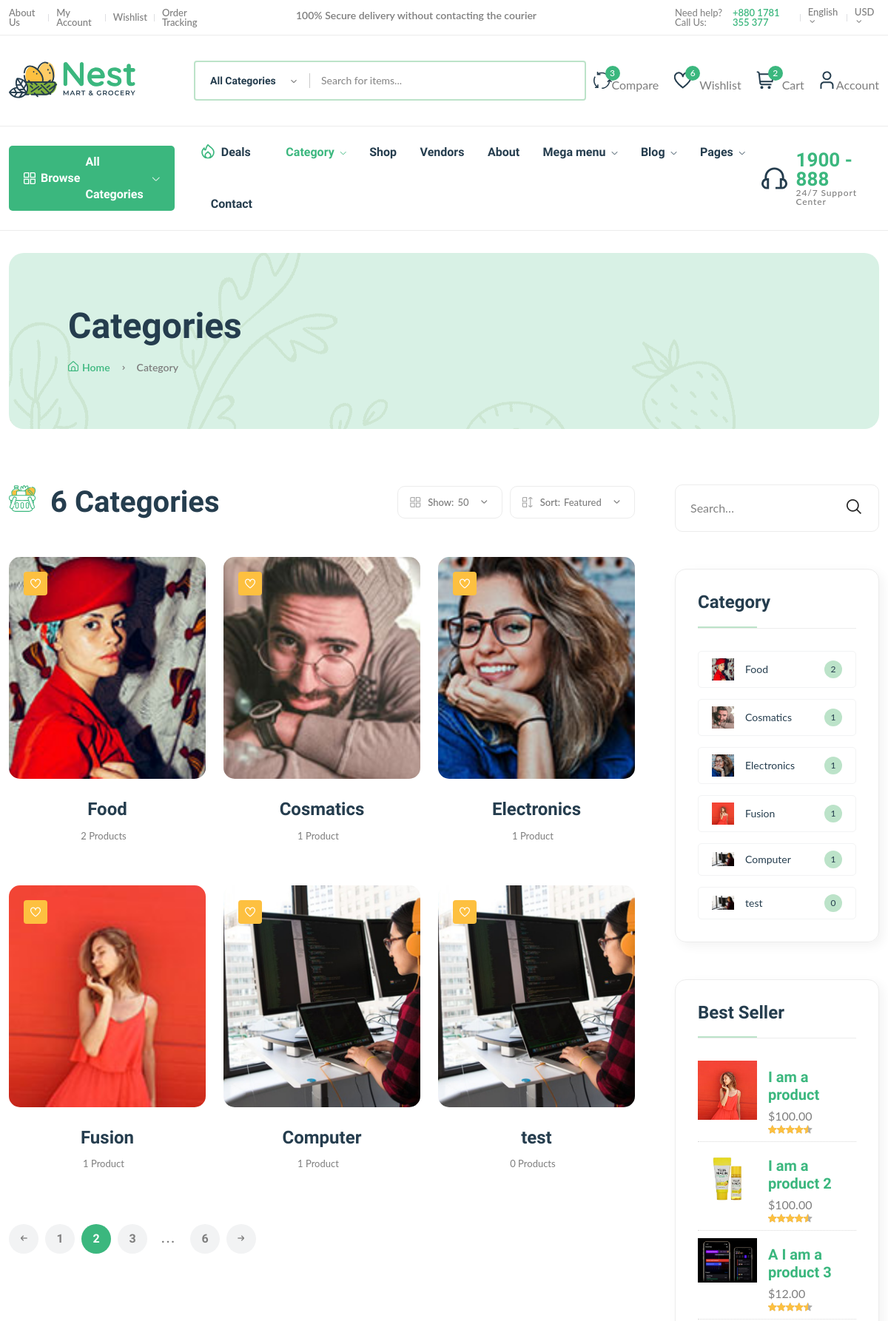
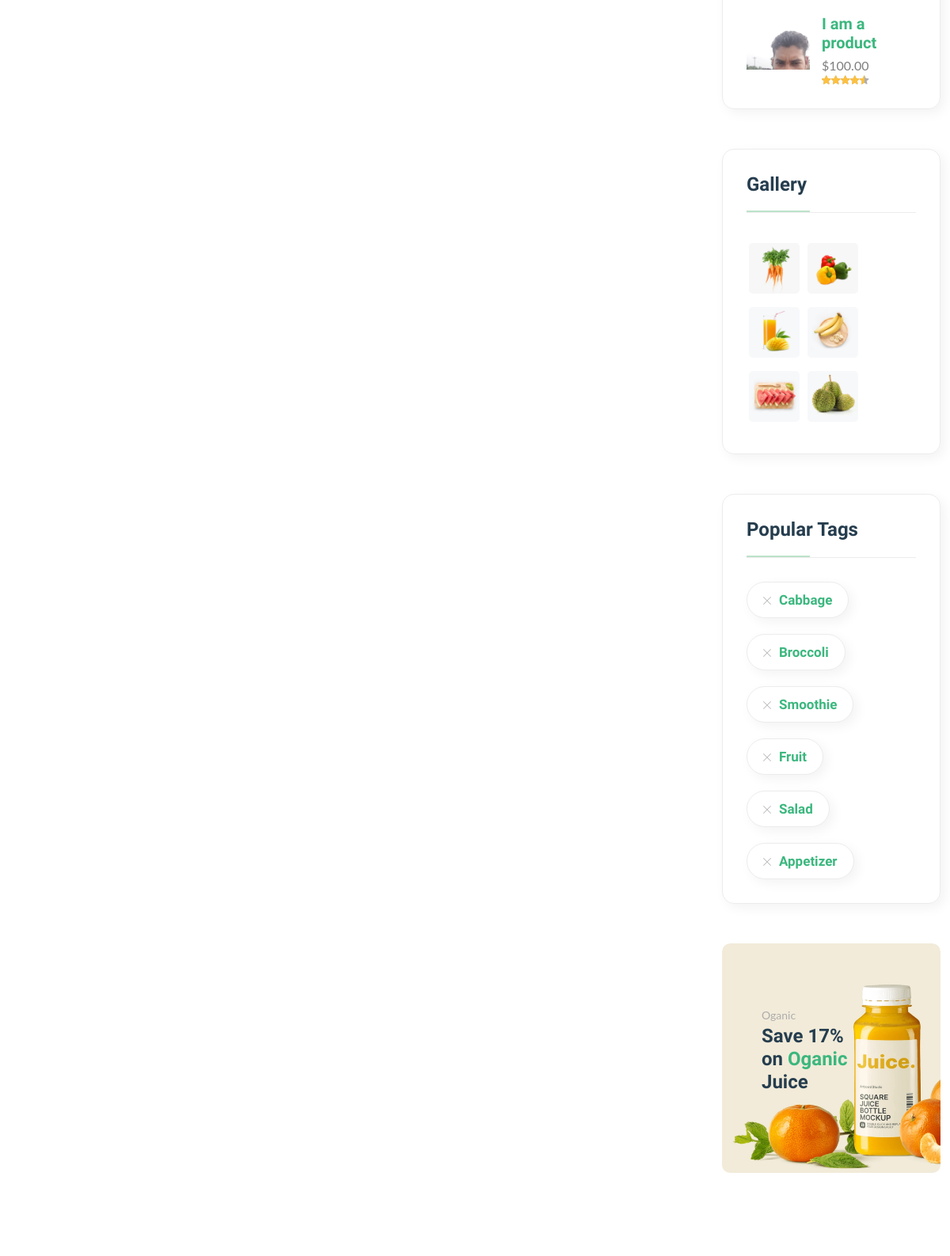
The page /categories (upper part) on the database its author committed (2 pictures, top to bottom).
### core/models.py (models this page shows, shortened)
class Category(models.Model):
    cid = ShortUUIDField(unique=True, length=10, max_length=20, prefix='cat', alphabet='abcdefghijklmnop1234567890')#catabc123d45e
    title = models.CharField(max_length=100)
    image = models.ImageField(upload_to='category')
    class Meta:
        verbose_name = 'Category'
        verbose_name_plural = 'Categories'

class Product(models.Model):
    pid = ShortUUIDField(unique=True, length=10, max_length=20, prefix='prd', alphabet='abcdefghijklmnop1234567890')
    user = models.ForeignKey(User, on_delete=models.SET_NULL, null=True)
    vendor = models.ForeignKey(Vendor, on_delete=models.SET_NULL, null=True, related_name='vendor')
    category = models.ForeignKey(Category, on_delete=models.SET_NULL, null=True, related_name='category')
    title = models.CharField(max_length=100, default = 'I am a product')
    image = models.ImageField(upload_to=user_directory_path, default='product.jpg')
    description = RichTextUploadingField(null=True, blank=True, default='I am an ammezing product')
    price = models.DecimalField(max_digits=9999, decimal_places=2, default=100)
    old_price = models.DecimalField(max_digits=9999, decimal_places=2, default=120)
    tags = TaggableManager(blank=True)
    spacifications = RichTextUploadingField(null=True, blank=True)
    type = models.CharField(max_length=100, default = 'Organic')
    stock_count = models.CharField(max_length=100, default = '10')
    life = models.CharField(max_length=100, default = '100 Days')
    mfd = models.DateTimeField(auto_now_add=False, null=True, blank=True)
    product_status = models.CharField(choices=STATUS, max_length=20, default="in-review")
    status = models.BooleanField(default=True)
    in_stock = models.BooleanField(default=True)
    fetured = models.BooleanField(default=False)
    digital = models.BooleanField(default=False)
    sku = ShortUUIDField(unique=True, length=5, max_length=10, prefix='sku', alphabet='1234567890')
    date = models.DateTimeField(auto_now_add=True)
    updated = models.DateTimeField(null=True, blank=True)
    class Meta:
        verbose_name = 'Product'
        verbose_name_plural = 'Products'

### core/views.py (the view)
# urls.py: path('categories', category_list_view, name='category-list'),
def category_list_view(request):
    categories = Category.objects.all()
    products = Product.objects.filter(product_status= 'published', status=True)[:4]
    context = {
        "categories":categories,
        'products': products,
    }
    return render(request, 'core/category-list.html', context)

### core/context_processors.py (called while the page is built)
def default(request):
    categories = Category.objects.all()
    cat1 = Category.objects.all()[::2]
    cat2 = Category.objects.all()[1::2]
    return {
        'categories': categories,
        'cat1': cat1,
        'cat2': cat2,
    }

### templates/core/category-list.html (shortened to what this page needs)
{% extends 'core/partial/base.html' %}
{% load static %}
{% block content %}
    <main class="main">
        <div class="page-header mt-30 mb-75">
            <div class="container">
                <div class="archive-header">
                    <div class="row align-items-center">
                        <div class="col-xl-3">
                            <h1 class="mb-15">Categories</h1>
                            <div class="breadcrumb">
                                <a href="index.html" rel="nofollow"><i class="fi-rs-home mr-5"></i>Home</a>
                                <span></span> Category
                            </div>
                        </div>
                    </div>
                </div>
            </div>
        </div>
        <div class="page-content mb-50">
            <div class="container">
                <div class="row">
                    <div class="col-lg-9">
                        <div class="shop-product-fillter mb-50 pr-30">
                            <div class="totall-product">
                                <h2>
                                    <img class="w-36px mr-10" src="{% static 'assets/imgs/theme/icons/category-1.svg' %}" alt="" />
                                    {{categories.count}} Categories
                                </h2>
                            </div>
                            <div class="sort-by-product-area">
                                <div class="sort-by-cover mr-10">
                                    <div class="sort-by-product-wrap">
                                        <div class="sort-by">
                                            <span><i class="fi-rs-apps"></i>Show:</span>
                                        </div>
                                        <div class="sort-by-dropdown-wrap">
                                            <span> 50 <i class="fi-rs-angle-small-down"></i></span>
                                        </div>
                                    </div>
                                </div>
                                <div class="sort-by-cover">
                                    <div class="sort-by-product-wrap">
                                        <div class="sort-by">
                                            <span><i class="fi-rs-apps-sort"></i>Sort:</span>
                                        </div>
                                        <div class="sort-by-dropdown-wrap">
                                            <span>Featured <i class="fi-rs-angle-small-down"></i></span>
                                        </div>
                                    </div>
                                </div>
                            </div>
                        </div>
                        <div class="loop-grid pr-30">
                            <div class="row">
                                {% for category in categories %}
                                <article class="col-xl-4 col-lg-6 col-md-6 text-center hover-up mb-30 animated">
                                    <div class="post-thumb">
                                        <a href="{% url 'core:product-list-cat-wise' category.cid %}">
                                            <img class="border-radius-15" src="{{ category.image.url }}" alt="" />
                                        </a>
                                        <div class="entry-meta">
                                            <a class="entry-meta meta-2" href="blog-category-grid.html"><i class="fi-rs-heart"></i></a>
                                        </div>
                                    </div>
                                    <div class="entry-content-2">
                                        <h4 class="post-title mb-15">
                                            <a href="{% url 'core:product-list-cat-wise' category.cid %}">{{ category.title }}</a>
                                        </h4>
                                        <div class="entry-meta font-xs color-grey mt-10 pb-10">
                                            <div>
                                                <span class="hit-count mr-10">{{ category.category.count }} Product{{ category.category.count|pluralize }}</span>
                                            </div>
                                        </div>
                                    </div>
                                </article>
                                {% endfor %}
                            </div>
                        </div>
                        <div class="pagination-area mt-15 mb-sm-5 mb-lg-0">
                            <nav aria-label="Page navigation example">
                                <ul class="pagination justify-content-start">
                                    <li class="page-item">
                                        <a class="page-link" href="#"><i class="fi-rs-arrow-small-left"></i></a>
                                    </li>
                                    <li class="page-item"><a class="page-link" href="#">1</a></li>
                                    <li class="page-item active"><a class="page-link" href="#">2</a></li>
                                    <li class="page-item"><a class="page-link" href="#">3</a></li>
                                    <li class="page-item"><a class="page-link dot" href="#">...</a></li>
                                    <li class="page-item"><a class="page-link" href="#">6</a></li>
                                    <li class="page-item">
                                        <a class="page-link" href="#"><i class="fi-rs-arrow-small-right"></i></a>
                                    </li>
                                </ul>
                            </nav>
                        </div>
                    </div>
                    <div class="col-lg-3 primary-sidebar sticky-sidebar">
                        <div class="widget-area">
                            <div class="sidebar-widget-2 widget_search mb-50">
                                <div class="search-form">
                                    <form action="#">
                                        <input type="text" placeholder="Search…" />
                                        <button type="submit"><i class="fi-rs-search"></i></button>
                                    </form>
                                </div>
                            </div>
                            <div class="sidebar-widget widget-category-2 mb-50">
                                <h5 class="section-title style-1 mb-30">Category</h5>
                                <ul>
                                    {% for category in categories %}
                                    <li>
                                        <a href="{% url 'core:product-list-cat-wise' category.cid %}"> <img src="{{ category.image.url }}" alt="" />{{ category.title }}</a><span class="count">{{ category.category.count }}</span>
                                    </li>
                                    {% endfor %}
                                </ul>
                            </div>
                            <div class="sidebar-widget product-sidebar mb-50 p-30 bg-grey border-radius-10">
                                <h5 class="section-title style-1 mb-30">Best Seller</h5>
                                {% for product in products %}
                                <div class="single-post clearfix">
                                    <div class="image">
                                        <img src="{{ product.image.url }}" alt="#" />
                                    </div>
                                    <div class="content pt-10">
                                        <h5><a href="shop-product-detail.html">{{ product.title }}</a></h5>
                                        <p class="price mb-0 mt-5">${{ product.price }}</p>
                                        <div class="product-rate">
                                            <div class="product-rating" style="width: 90%"></div>
                                        </div>
                                    </div>
                                </div>
                                {% endfor %}
                            </div>
                            <div class="sidebar-widget widget_instagram mb-50">
                                <h5 class="section-title style-1 mb-30">Gallery</h5>
                                <div class="instagram-gellay">
                                    <ul class="insta-feed">
                                        <li>
                                            <a href="#"><img class="border-radius-5" src="{% static 'assets/imgs/shop/thumbnail-1.jpg' %}" alt="" /></a>
                                        </li>
                                        <li>
                                            <a href="#"><img class="border-radius-5" src="{% static 'assets/imgs/shop/thumbnail-2.jpg' %}" alt="" /></a>
                                        </li>
                                        <li>
                                            <a href="#"><img class="border-radius-5" src="{% static 'assets/imgs/shop/thumbnail-3.jpg' %}" alt="" /></a>
                                        </li>
                                        <li>
                                            <a href="#"><img class="border-radius-5" src="{% static 'assets/imgs/shop/thumbnail-4.jpg' %}" alt="" /></a>
                                        </li>
                                        <li>
                                            <a href="#"><img class="border-radius-5" src="{% static 'assets/imgs/shop/thumbnail-5.jpg' %}" alt="" /></a>
                                        </li>
                                        <li>
                                            <a href="#"><img class="border-radius-5" src="{% static 'assets/imgs/shop/thumbnail-6.jpg' %}" alt="" /></a>
                                        </li>
                                    </ul>
                                </div>
                            </div>
                            <div class="sidebar-widget widget-tags mb-50 pb-10">
                                <h5 class="section-title style-1 mb-30">Popular Tags</h5>
                                <ul class="tags-list">
                                    <li class="hover-up">
                                        <a href="blog-category-grid.html"><i class="fi-rs-cross mr-10"></i>Cabbage</a>
                                    </li>
                                    <li class="hover-up">
                                        <a href="blog-category-grid.html"><i class="fi-rs-cross mr-10"></i>Broccoli</a>
                                    </li>
                                    <li class="hover-up">
                                        <a href="blog-category-grid.html"><i class="fi-rs-cross mr-10"></i>Smoothie</a>
                                    </li>
                                    <li class="hover-up">
                                        <a href="blog-category-grid.html"><i class="fi-rs-cross mr-10"></i>Fruit</a>
                                    </li>
                                    <li class="hover-up mr-0">
                                        <a href="blog-category-grid.html"><i class="fi-rs-cross mr-10"></i>Salad</a>
                                    </li>
                                    <li class="hover-up mr-0">
                                        <a href="blog-category-grid.html"><i class="fi-rs-cross mr-10"></i>Appetizer</a>
                                    </li>
                                </ul>
                            </div>
                            <div class="banner-img wow fadeIn mb-50 animated d-lg-block d-none">
                                <img src="{% static 'assets/imgs/banner/banner-11.png' %}" alt="" />
                                <div class="banner-text">
                                    <span>Oganic</span>
                                    <h4>
                                        Save 17% <br />
                                        on <span class="text-brand">Oganic</span><br />
                                        Juice
                                    </h4>
                                </div>
                            </div>
                        </div>
                    </div>
                </div>
            </div>
        </div>
    </main>
{% endblock content %}

### rows shown on the page
Category: image (picture), title "Food", category.count "2"
Category: image (picture), title "Cosmatics", category.count "1"
Category: image (picture), title "Electronics", category.count "1"
Category: image (picture), title "Fusion", category.count "1"
Category: image (picture), title "Computer", category.count "1"
Category: image (picture), title "test", category.count "0"
Product: image (picture), title "I am a product", price "100.00"
Product: image (picture), title "I am a product 2", price "100.00"
Product: image (picture), title "A I am a product 3", price "12.00"
Product: image (picture), title "I am a product", price "100.00"

### other values the page prints
{{ categories.count }} "6"
